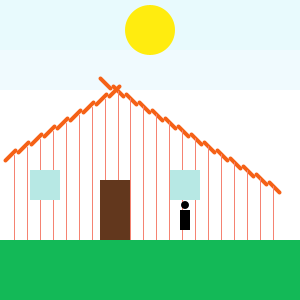
Frame 1 (no input)
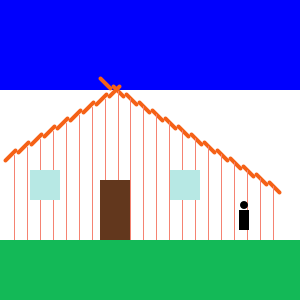
Frame 60 (the mouse pressed at the canvas centre just before this capture)
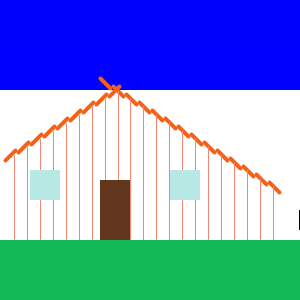
Frame 120 (the mouse held since frame 60 and released just before this capture)

The Processing sketch that drew these frames (run headless with seeded random() and noise(); from frame 60 on, the mouse is pressed at the canvas centre):

// Processing sketch: processing_97750
// ── processing_97750.pde

void setup(){
  size(300,300);
  background(255);
  frameRate(5);
}
 int p=180; 
 int s=30;     
 int ceu=5;
  
void draw(){
  background(255);
  int y=150;
  noStroke();
  fill(237-ceu,255-ceu,253);
  rect(0,0,300,50);
  fill(245-ceu,255-ceu,254);
  rect(0,50,300,40);
  ceu+=5;
   
  for(int x=15; x<130; x=x+13){
    stroke(#F56116);
     strokeWeight(4);                      //telhado
    line (x,y,x-10,y+10);
      
    y=y-8;
    }
    for(int x=100; x<280; x=x+13){
    stroke(#F56116);
     
    line (x,y,x+10,y+10);                //telhado
    y=y+8;
    }
     for(int x=14; x<130; x+=13){
       stroke(#F58372);
       strokeWeight(1);                  //casa
       line(x,y-35,x,240);
       y-=8;
     }
      for(int x=130; x<280; x+=13){
        line(x,y-20,x,240);
        y+=8;
       
}
      noStroke();
      fill(#B7E8E4);
      rect(30,170,30,30);
      rect(170,170,30,30);
      fill(#62371D);                 //janelas e porta
      rect(100,180,30,60);
      fill(#13B957);
      rect(0,240,300,300);
       
      fill(#FFEC0F);
      ellipse(s*5,s,50,50);
      s++;
       pessoa();
       
  }
   void pessoa(){
       
      
     fill(0);
       rect(p,210,10,20);
      ellipse(p+5,205,8,8);
      p++;
       
      
  }
   
